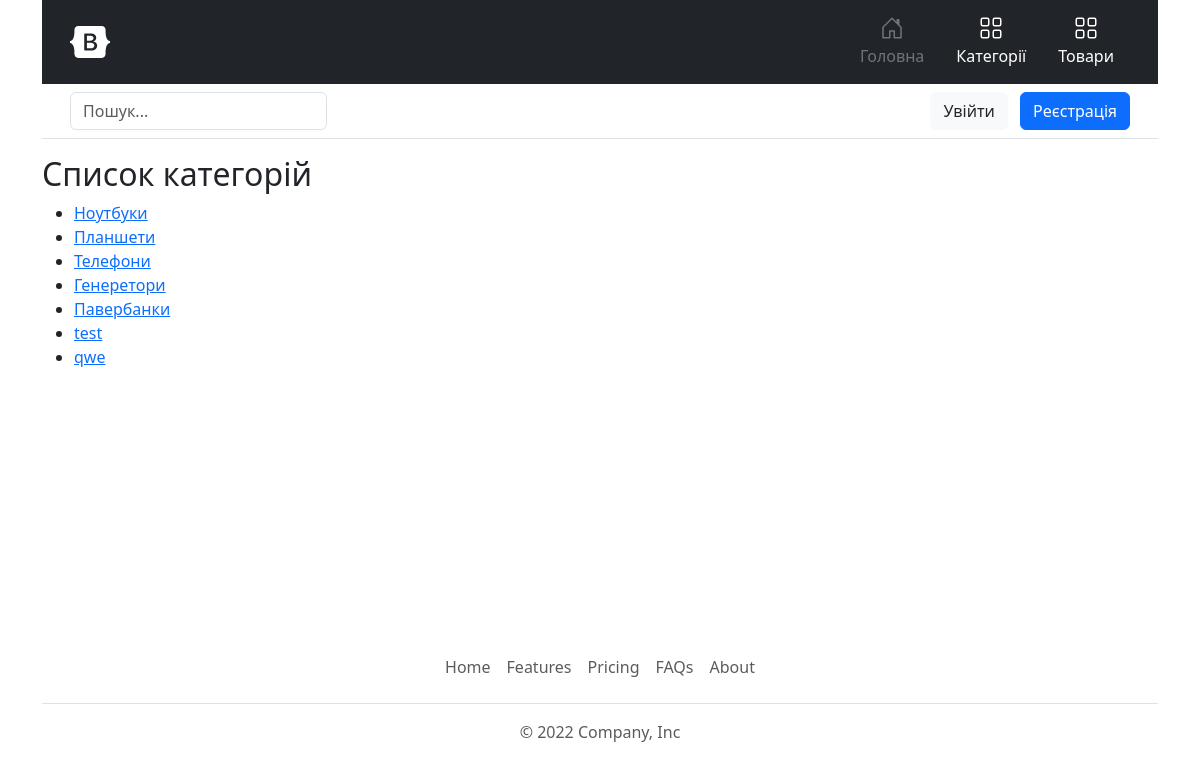
Page /category on the earlier database version.
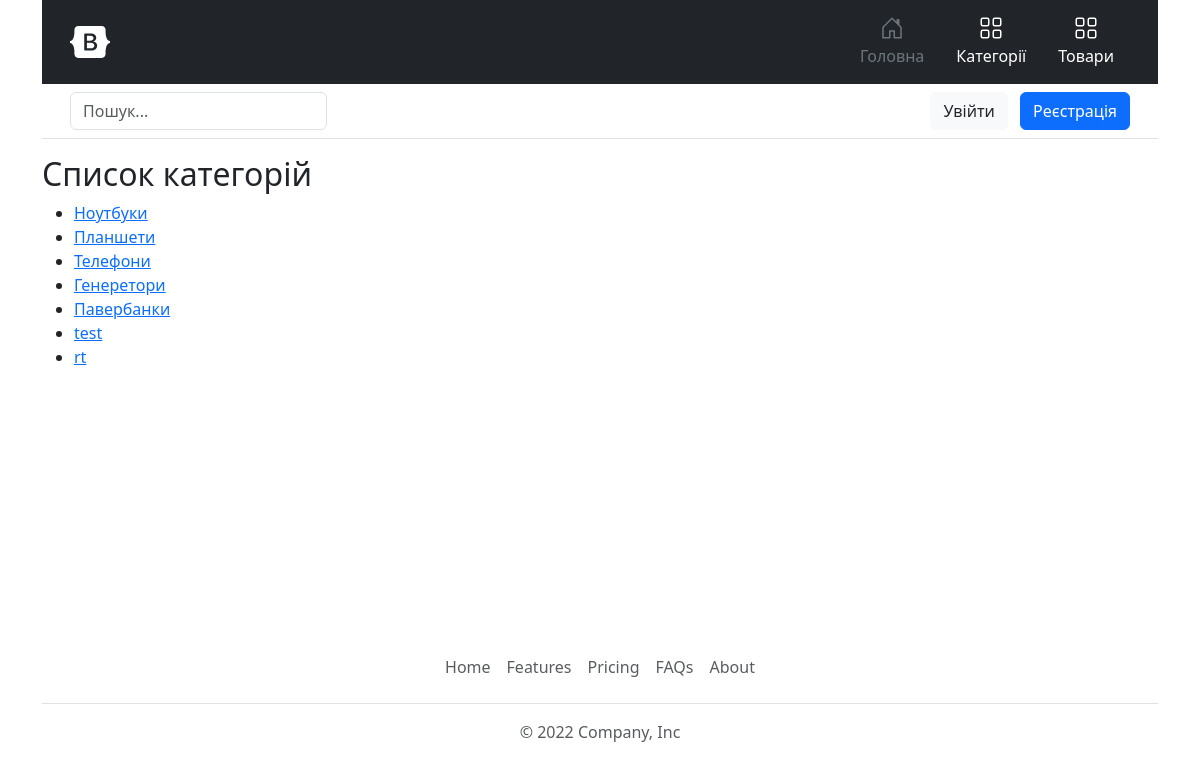
Same page on the later database version.
### tables this page shows
CREATE TABLE `category` (
  `id` int NOT NULL COMMENT 'ID',
  `name` varchar(255) NOT NULL COMMENT 'Назва категорії',
  `photo` varchar(255) NOT NULL
);

### core/Template.php (called while the page is built, shortened)
<?php
class Template
{
    protected $path;
    public function __construct($path)
    {
        $this->path = $path;
    }
    public function getHTML()
    {
        include($this->path);
        $html = ob_get_contents();
        return $html;
    }
}

### core/Controller.php (called while the page is built, shortened)
<?php
class Controller
{
    protected $viewPath;
    public function __construct()
    {
        $this->moduleName = \core\Core::getInstance()->app['moduleName'];
        $this->actionName = \core\Core::getInstance()->app['actionName'];
        $this->viewPath = "views/$this->moduleName/$this->actionName.php";
    }
    public function render($viewPath = null, $params = null)
    {
        if (empty($viewPath))
            $viewPath = $this->viewPath;
        $tpl = new Template($viewPath);
        if (!empty($params))
            $tpl->setParams($params);
        return $tpl->getHTML();
    }
}

### controllers/CategoryController.php (called while the page is built, shortened)
<?php
class CategoryController extends Controller
{
    public function indexAction()
    {
        $rows = Category::getCategories();
        $viewPath = null;
        return $this->render(
            $viewPath,
            [
                'rows' => $rows
            ]
        );
    }
}

### index.php (called while the page is built, shortened)
<?php
spl_autoload_register(function ($className) {
    $path = $className . '.php';
});
$core = core\Core::getInstance();
$core->Initialize();
$core->Run();
$core->Done();

### core/DB.php (called while the page is built, shortened)
<?php
class DB
{
    protected $pdo;
    public function __construct($hostname, $login, $password, $database)
    {
        $this->pdo = new \PDO("mysql:host=$hostname;dbname=$database", $login, $password);
    }
    public function select($tableName, $fieldList = "*", $conditionArray = null)
    {
        if (is_string($fieldList))
            $fieldListString = $fieldList;
        $wherePartString = "";
        $res = $this->pdo->prepare("SELECT $fieldListString FROM $tableName $wherePartString");
        $res->execute($conditionArray);
        return $res->fetchAll(\PDO::FETCH_ASSOC);
    }
}

### models/Category.php (called while the page is built, shortened)
<?php
class Category
{
    protected static $tableName = 'category';
    public static function getCategories()
    {
        $rows = Core::getInstance()->db->select(self::$tableName);
        return $rows;
    }
}

### models/User.php (called while the page is built, shortened)
<?php
class User
{
    public static function isUserAuthentificated()
    {
        return isset($_SESSION['user']);
    }
}

### views/category/index.php (the view, shortened to what this page needs)
<h2>Список категорій</h2>
<ul>
    <?php foreach ($rows as $row): ?>
        <li><a href="/category/view/<?=$row['id'] ?>">
            <?= $row['name'] ?>
        </a></li>
        <?php endforeach; ?>
</ul>

### themes/light/layout.php (shortened to what this page needs)
<!DOCTYPE html>
<html lang="en">
<head>
    <link href="https://cdn.jsdelivr.net/npm/bootstrap@5.3.0-alpha1/dist/css/bootstrap.min.css" rel="stylesheet"
>
    <link rel="stylesheet" href="/themes/light/css/style.css">
</head>
<body>
    <div class="container">
        <header>
            <div class="px-3 py-2 text-bg-dark">
                <div class="container">
                    <div class="d-flex flex-wrap align-items-center justify-content-center justify-content-lg-start">
                        <a href="/"
                            class="d-flex align-items-center my-2 my-lg-0 me-lg-auto text-white text-decoration-none">
                            <svg class="bi me-2" width="40" height="32" role="img" aria-label="Bootstrap">
                                <use xlink:href="#bootstrap"></use>
                            </svg>
                        </a>
                        <ul class="nav col-12 col-lg-auto my-2 justify-content-center my-md-0 text-small">
                            <li>
                                <a href="/" class="nav-link text-secondary">
                                    <svg class="bi d-block mx-auto mb-1" width="24" height="24">
                                        <use xlink:href="#home"></use>
                                    </svg>
                                    Головна
                                </a>
                            </li>
                            <li>
                                <a href="/category" class="nav-link text-white">
                                    <svg class="bi d-block mx-auto mb-1" width="24" height="24">
                                        <use xlink:href="#grid"></use>
                                    </svg>
                                    Категорії
                                </a>
                            </li>
                            <li>
                                <a href="#" class="nav-link text-white">
                                    <svg class="bi d-block mx-auto mb-1" width="24" height="24">
                                        <use xlink:href="#grid"></use>
                                    </svg>
                                    Товари
                                </a>
                            </li>
                        </ul>
                    </div>
                </div>
            </div>
            <div class="px-3 py-2 border-bottom mb-3">
                <div class="container d-flex flex-wrap justify-content-center">
                    <form class="col-12 col-lg-auto mb-2 mb-lg-0 me-lg-auto" role="search">
                        <input type="search" class="form-control" placeholder="Пошук..." aria-label="Search">
                    </form>
                    <div class="text-end">
                        <?php if (User::isUserAuthentificated()): ?>
                            <a href="/user/logout" class="btn btn-light text-dark me-2">Вийти</a>
                            <?php else: ?>
                            <a href="/user/login" class="btn btn-light text-dark me-2">Увійти</a>
                            <a href="/user/register" class="btn btn-primary">Реєстрація</a>
                            <?php endif ?>
                    </div>
                </div>
            </div>
        </header>
    </div>
    <div class="container">
        <?= $content ?? null ?>
    </div>
    <div class="container footer">
        <footer class="py-3 my-4">
            <ul class="nav justify-content-center border-bottom pb-3 mb-3">
                <li class="nav-item"><a href="#" class="nav-link px-2 text-muted">Home</a></li>
                <li class="nav-item"><a href="#" class="nav-link px-2 text-muted">Features</a></li>
                <li class="nav-item"><a href="#" class="nav-link px-2 text-muted">Pricing</a></li>
                <li class="nav-item"><a href="#" class="nav-link px-2 text-muted">FAQs</a></li>
                <li class="nav-item"><a href="#" class="nav-link px-2 text-muted">About</a></li>
            </ul>
            <p class="text-center text-muted">© 2022 Company, Inc</p>
        </footer>
    </div>
</body>
</html>

### core/Core.php (shortened to what this page needs)
<?php
class Core
{
    private static $instance = null;
    public $pageParams;
    private function __construct()
    {
        global $pageParams;
        $this->pageParams = $pageParams;
    }
    public static function getInstance()
    {
        if (empty(self::$instance)) {
            self::$instance = new self();
        }
        return self::$instance;
    }
    public function Initialize()
    {
        $this->db = new DB(DATABASE_HOSTNAME, DATABASE_LOGIN, DATABASE_PASSWORD, DATABASE_NAME);
    }
    public function Run()
    {
        $route = $_GET['route'] ?? null;
        $routeParts = explode('/', $route ?? '');
        $moduleName = array_shift($routeParts);
        $actionName = array_shift($routeParts);
        if (empty($actionName))
            $actionName = 'index';
        $controllerName = '\\controllers\\' . ucfirst($moduleName) . 'Controller';
        $controllerActionName = $actionName . 'Action';
        if (class_exists($controllerName)) {
            $controller = new $controllerName();
            if (method_exists($controller, $controllerActionName)) {
                $actionResult = $controller->$controllerActionName($routeParts);
                $this->pageParams['content'] = $actionResult;
            } else
                $statusCode = 404;
        } else
            $statusCode = 404;
    }
    public function Done()
    {
        $pathToLayout = 'themes/light/layout.php';
        $tpl = new Template($pathToLayout);
        $tpl->setParams($this->pageParams);
        $html = $tpl->getHTML();
        echo $html;
    }
}

### themes/light/css/style.css (style rules this page uses)
body { display: flex; flex-direction: column; min-height: 100vh; }
.footer { margin-top: auto; }
.bi { vertical-align: -0.125em; fill: currentColor; }

Differences in the rows shown:
removed category: name "qwe"
added category: name "rt"
